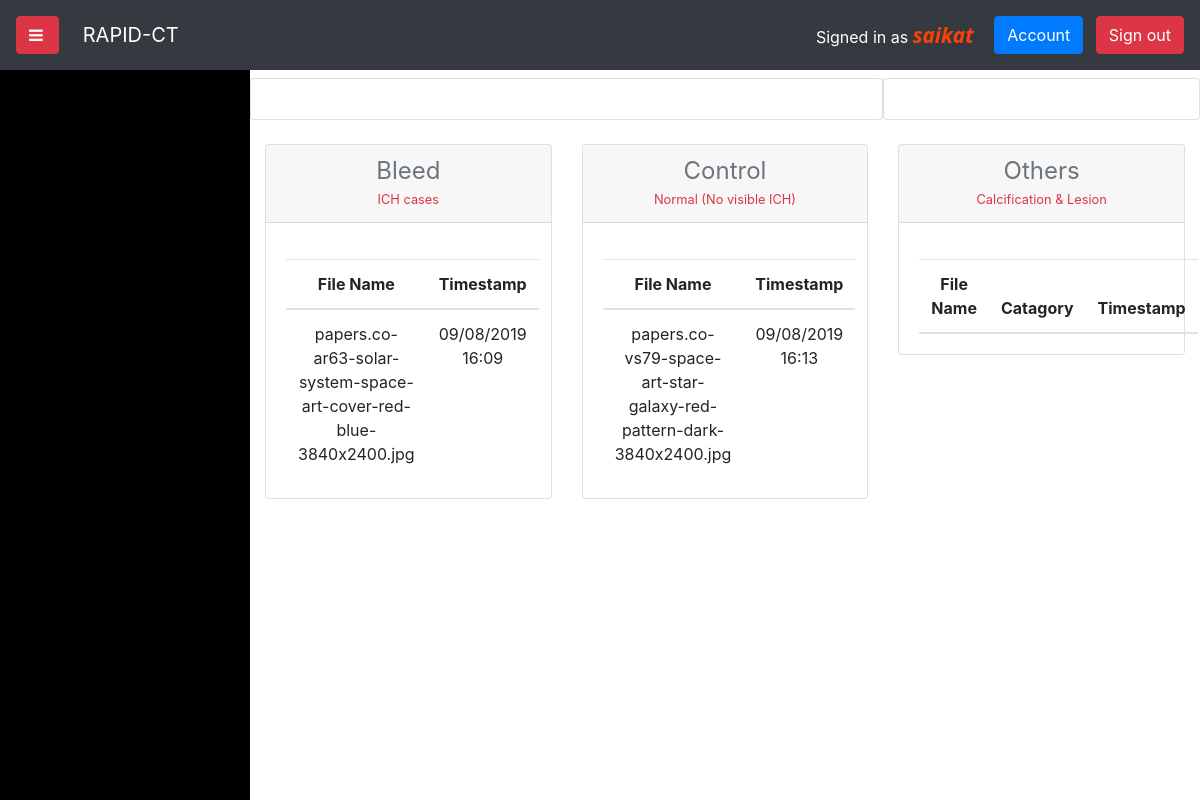
The page /files (signed in) on the database its author committed.
### rapid_ct_app/models.py (models this page shows, shortened)
class User(db.Model, UserMixin):
    id = db.Column(db.Integer, primary_key=True)
    username = db.Column(db.String(20), unique=True, nullable=False)
    email = db.Column(db.String(120), unique=True, nullable=False)
    image_file = db.Column(db.String(20), nullable=False, default='default.jpg')
    password = db.Column(db.String(60), nullable=False)
    files = db.relationship('File', backref='uploader', lazy=True)

class File(db.Model):
    id = db.Column(db.Integer, primary_key=True)
    added_on = db.Column(db.DateTime, nullable=False, default=datetime.utcnow)
    date = db.Column(db.String(55), nullable=False, default=datetime.utcnow().strftime("%d-%m-%Y"))
    filename = db.Column(db.String(55), nullable=False)
    path = db.Column(db.String(120), nullable=False)
    sample_type = db.Column(db.String(120), nullable=False)
    user_id = db.Column(db.Integer, db.ForeignKey('user.id'), nullable=False)

### rapid_ct_app/routes.py (the view)
@app.route("/files", methods=['GET', 'POST'])
@login_required
def user_uploaded():
    user_all_files = []
    upload_dates = []
    file_query = File.query.filter_by(user_id = current_user.id)
    for item in file_query:
        user_all_files.append(item)
    if len(user_all_files) == 0:
        flash('No files have been uploaded!', 'warning')
        return redirect(url_for('index'))
    else:
        for file in user_all_files:
            upload_dates.append(file.added_on.strftime("%d-%m-%Y"))
        pass
        unique_dates = np.unique(upload_dates)
        for date in unique_dates:
            upload_count = File.query.filter_by(date=date).count()
            print(date, upload_count)
        user_bleed_files = File.query.filter_by(sample_type="Bleed(ICH)", user_id=current_user.id)
        user_control_files = File.query.filter_by(sample_type="Control(Normal)", user_id=current_user.id)
        user_other_files = File.query.filter(or_(File.sample_type == 'Lesion', File.sample_type == 'Calcification'))
        bleed_num = user_bleed_files.count()
        control_num = user_control_files.count()
        others_num = user_other_files.count()
        counts = [
            {'name':"Bleed", 'value':f'{bleed_num}'},
            {'name':"Control", 'value':f'{control_num}'},
            {'name':"Others", 'value':f'{others_num}'},
        ]
        return render_template(
            'user_files.html',
            bleed=user_bleed_files,
            control=user_control_files,
            others=user_other_files,
            counts=counts
        )

### rapid_ct_app/models.py (called while the page is built)
@login_manager.user_loader
def load_user(user_id):
    return User.query.get(int(user_id))

### rapid_ct_app/template_filters.py (called while the page is built)
@app.template_filter('convertdatetime')
def datetime_from_utc_to_local(utc_datetime):
    now_timestamp = time.time()
    offset = datetime.fromtimestamp(now_timestamp) - datetime.utcfromtimestamp(now_timestamp)
    return utc_datetime + offset

@app.template_filter('formatdatetime')
def format_datetime(value, format="%d/%m/%Y %H:%M"):
    if value is None:
        return ""
    return value.strftime(format)

### rapid_ct_app/templates/user_files.html (shortened to what this page needs)
{% extends "layout.html" %}
{% block css %}
<link rel="stylesheet" href="{{ url_for('static', filename='style/user_files/user_files.css') }}">
{% endblock css %}
{% block content %}
    <div class="row">
        <div class="col-md-12">
            <div class="row">
                <div class="card flex-md-row mb-4 box-shadow h-md-250 col-md-8 ml-auto mr-auto">
                    <div class="card-body d-flex flex-column align-items-start">
                    </div>
                </div>
                <div class="card flex-md-row mb-4 mr-2 box-shadow h-md-250 col-md-4  ml-auto mr-auto">
                    <div class="card-body d-flex flex-column align-items-start">
                    </div>
                </div>
            </div>
        </div>
        <div class="col-md-4">
            <section class="user-files">
                <div class="card-deck mb-3 text-center">
                    <div class="card mb-4 box-shadow">
                        <div class="card-header">
                            <h4 class="my-0 font-weight-normal text-secondary">Bleed</h4>
                            <strong><small class="text-center text-danger">ICH cases</small></strong>
                        </div>
                        <div class="card-body">
                            <table class="table mb-0 mt-3" id="bleed-table">
                                <thead>
                                    <tr>
                                        <th>File Name</th>
                                        <th>Timestamp</th>
                                    </tr>
                                </thead>
                                <tbody>
                                    {% for file in bleed %}
                                    <tr>
                                        <td><span>{{ file.filename }}</span></td>
                                        <td>{{ file.added_on|convertdatetime|formatdatetime}}</td>
                                    </tr>
                                    {% endfor %}
                                </tbody>
                            </table>
                        </div>
                    </div>
                </div>
            </section>
        </div>
        <div class="col-md-4">
            <section class="user-files">
                <div class="card-deck mb-3 text-center">
                    <div class="card mb-4 box-shadow">
                        <div class="card-header">
                            <h4 class="my-0 font-weight-normal text-secondary">Control</h4>
                            <strong><small class="text-center text-danger">Normal (No visible ICH)</small></strong>
                        </div>
                        <div class="card-body">
                            <table class="table mb-0 mt-3" id="control-table">
                                <thead>
                                    <tr>
                                        <th>File Name</th>
                                        <th>Timestamp</th>
                                    </tr>
                                </thead>
                                <tbody>
                                    {% for file in control %}
                                    <tr>
                                        <td><span>{{ file.filename }}</span></td>
                                        <td>{{ file.added_on|convertdatetime|formatdatetime}}</td>
                                    </tr>
                                    {% endfor %}
                                </tbody>
                            </table>
                        </div>
                    </div>
                </div>
            </section>
        </div>
        <div class="col-md-4">
            <section class="user-files">
                <div class="card-deck mb-3 text-center">
                    <div class="card mb-4 box-shadow">
                        <div class="card-header">
                            <h4 class="my-0 font-weight-normal text-secondary">Others</h4>
                            <strong><small class="text-center text-danger">Calcification & Lesion</small></strong>
                        </div>
                        <div class="card-body">
                            <table class="table mb-0 mt-3" id="lesion-table">
                                <thead>
                                    <tr>
                                        <th>File Name</th>
                                        <th>Catagory</th>
                                        <th>Timestamp</th>
                                    </tr>
                                </thead>
                            </table>
                        </div>
                    </div>
                </div>
            </section>
        </div>
    </div>
{% endblock content %}

### rapid_ct_app/templates/layout.html (shortened to what this page needs)
<!DOCTYPE html>
<html lang="en">
<head>
    <link rel="stylesheet"
    href="https://stackpath.bootstrapcdn.com/bootstrap/4.3.1/css/bootstrap.min.css"
>
    <link href="https://stackpath.bootstrapcdn.com/font-awesome/4.7.0/css/font-awesome.min.css"
    rel="stylesheet"
>
    <link rel="stylesheet" href="https://cdnjs.cloudflare.com/ajax/libs/animate.css/3.7.2/animate.min.css">
    <link rel="stylesheet" href="https://cdn.datatables.net/1.10.19/css/jquery.dataTables.min.css"/>
    <link rel="stylesheet" href="https://cdn.jsdelivr.net/cal-heatmap/3.3.10/cal-heatmap.css">
    <link rel="stylesheet" href="{{ url_for('static', filename='style/main/main.css') }}">
    {% block css %} {% endblock %}
</head>
<body>
    <div id="wrapper">
        {% include "_topnav.html" %}
        {% include "_sidebar.html" %}
        <div id="page-content-wrapper">
            <div class="page-content mt-2">
                <div class="container">
                    {% block content %}
                    {% endblock %}
                </div>
            </div>
        </div>
    </div>
</body>
</html>

### rapid_ct_app/templates/_topnav.html (shortened to what this page needs)
<header>
    <nav class="navbar navbar-expand-md navbar-dark fixed-top bg-dark">
        <button id="menu-toggle" class=" mr-4 glyphicon glyphicon-align-justify btn-menu btn btn-danger toggle">
            <i class="fa fa-bars"></i>
        </button>
        <a class="navbar-brand" href="{{ url_for('index') }}">RAPID-CT</a>
        <div class="collapse navbar-collapse" id="navbarCollapse">
            <div class="navbar-nav ml-auto">
                {% if current_user.is_authenticated %}
                    <li class="nav-item ml-auto">
                        <span class="navbar-text text-white mr-3 mt-1">Signed in as <strong class="nav-user">{{ current_user.username }}</strong></span>
                        <a class="btn btn-primary btn nav-item mr-2 mb-2" href="{{ url_for('account') }}">Account</a>
                        <a class="btn btn-danger btn nav-item mb-2" href="{{ url_for('logout') }}">Sign out</a>
                    </li>
                {% else %}
                    <li class="nav-item ml-auto">
                        <a class="btn btn-success btn nav-item mr-2 mb-2" href="{{ url_for('login') }}">Sign in</a>
                        <a class="btn btn-primary btn nav-item mb-2" href="{{ url_for('register') }}">Register</a>
                    </li>
                {% endif %}
            </div>
        </div>
    </nav>
</header>

### rapid_ct_app/templates/_sidebar.html (shortened to what this page needs)
<div id="sidebar-wrapper">
    <nav id="spy">
        <ul class="sidebar-nav nav">
        </ul>
    </nav>
</div>

### rapid_ct_app/static/style/main/main.css (style rules this page uses)
#wrapper { padding-left: 250px; -webkit-transition: all 0.4s ease 0s; transition: all 0.4s ease 0s; }
#sidebar-wrapper { margin-left: -250px; top: 51px; left: 250px; width: 250px; background: #000; position: fixed; height: 100%; overflow-y: auto; z-index: 1000; -webkit-transition: all 0.4s ease 0s; transition: all 0.4s ease 0s; }
#page-content-wrapper { width: 100%; padding-top: 70px; -webkit-transition: all 0.4s ease 0s; transition: all 0.4s ease 0s; }
.sidebar-nav { position: absolute; top: 0; width: 250px; list-style: none; margin: 0; padding: 0; }
#menu-toggle { text-decoration: none; float: left; color: #fff; padding-right: 15px; }
.nav-user { color: #ff4006; -webkit-text-emphasis: none; text-emphasis: none; font-style: italic; font-family: 'Segoe UI', Tahoma, Geneva, Verdana, sans-serif; font-size: 1.3em; }

### rows shown on the page
User: username "saikat"
File: filename "papers.co-ar63-solar-system-space-art-cover-red-blue-3840x2400.jpg", added_on|convertdatetime "09/08/2019 16:09"
File: filename "papers.co-vs79-space-art-star-galaxy-red-pattern-dark-3840x2400.jpg", added_on|convertdatetime "09/08/2019 16:13"
